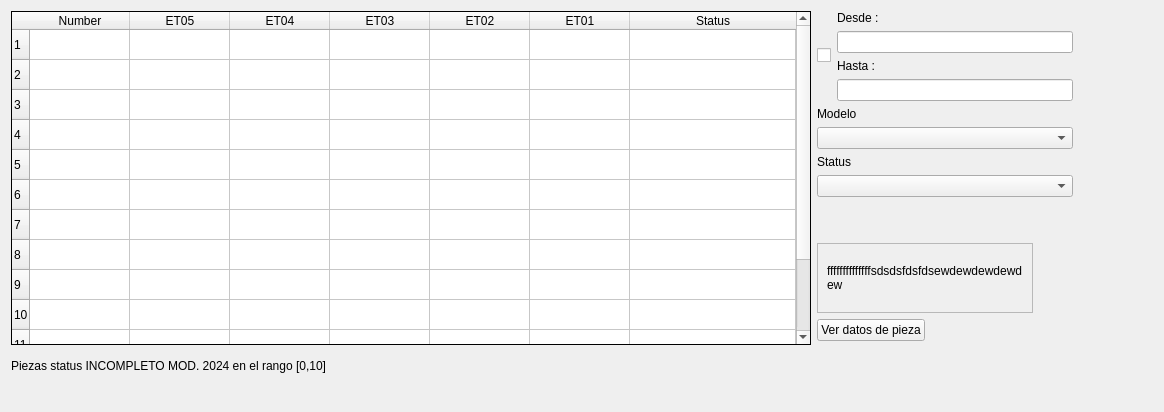
      <widget class="QWidget" name="tab_2">
       <property name="styleSheet">
        <string notr="true">#tab_2{
    border-image: url(:/dark_blue/img/CATbgrnd.jpg);
    border-repeat: no-repeat;
    border-position: center;
    border-attachment: fixed;
    border-size: cover; /* Opcional: ajusta el tamaño de la imagen para cubrir todo el área */
}</string>
       </property>
       <attribute name="title">
        <string>SQL Data</string>
       </attribute>
       <layout class="QGridLayout" name="gridLayout_5">
        <item row="0" column="0">
         <layout class="QGridLayout" name="gridLayout_2">
          <item row="0" column="2">
           <spacer name="horizontalSpacer_11">
            <property name="orientation">
             <enum>Qt::Horizontal</enum>
            </property>
            <property name="sizeType">
             <enum>QSizePolicy::Maximum</enum>
            </property>
            <property name="sizeHint" stdset="0">
             <size>
              <width>80</width>
              <height>20</height>
             </size>
            </property>
           </spacer>
          </item>
          <item row="0" column="0">
           <layout class="QVBoxLayout" name="verticalLayout_8">
            <item>
             <widget class="QTableWidget" name="dataTableSQL">
              <property name="sizePolicy">
               <sizepolicy hsizetype="Preferred" vsizetype="Expanding">
                <horstretch>0</horstretch>
                <verstretch>0</verstretch>
               </sizepolicy>
              </property>
              <property name="frameShape">
               <enum>QFrame::Panel</enum>
              </property>
              <property name="frameShadow">
               <enum>QFrame::Plain</enum>
              </property>
              <property name="lineWidth">
               <number>1</number>
              </property>
              <property name="midLineWidth">
               <number>2</number>
              </property>
              <property name="gridStyle">
               <enum>Qt::SolidLine</enum>
              </property>
              <property name="sortingEnabled">
               <bool>false</bool>
              </property>
              <property name="rowCount">
               <number>13</number>
              </property>
              <property name="columnCount">
               <number>7</number>
              </property>
              <attribute name="horizontalHeaderCascadingSectionResizes">
               <bool>true</bool>
              </attribute>
              <attribute name="horizontalHeaderHighlightSections">
               <bool>false</bool>
              </attribute>
              <attribute name="horizontalHeaderShowSortIndicator" stdset="0">
               <bool>false</bool>
              </attribute>
              <attribute name="horizontalHeaderStretchLastSection">
               <bool>true</bool>
              </attribute>
              <attribute name="verticalHeaderCascadingSectionResizes">
               <bool>true</bool>
              </attribute>
              <attribute name="verticalHeaderShowSortIndicator" stdset="0">
               <bool>false</bool>
              </attribute>
              <attribute name="verticalHeaderStretchLastSection">
               <bool>true</bool>
              </attribute>
              <row/>
              <row/>
              <row/>
              <row/>
              <row/>
              <row/>
              <row/>
              <row/>
              <row/>
              <row/>
              <row/>
              <row/>
              <row/>
              <column>
               <property name="text">
                <string>Number</string>
               </property>
              </column>
              <column>
               <property name="text">
                <string>ET05</string>
               </property>
              </column>
              <column>
               <property name="text">
                <string>ET04</string>
               </property>
              </column>
              <column>
               <property name="text">
                <string>ET03</string>
               </property>
              </column>
              <column>
               <property name="text">
                <string>ET02</string>
               </property>
              </column>
              <column>
               <property name="text">
                <string>ET01</string>
               </property>
              </column>
              <column>
               <property name="text">
                <string>Status</string>
               </property>
              </column>
             </widget>
            </item>
            <item>
             <layout class="QHBoxLayout" name="horizontalLayout_17">
              <item>
               <widget class="QLabel" name="label_info">
                <property name="text">
                 <string>Piezas status INCOMPLETO MOD. 2024 en el rango [0,10]</string>
                </property>
               </widget>
              </item>
              <item>
               <spacer name="verticalSpacer_15">
                <property name="orientation">
                 <enum>Qt::Vertical</enum>
                </property>
                <property name="sizeType">
                 <enum>QSizePolicy::Fixed</enum>
                </property>
                <property name="sizeHint" stdset="0">
                 <size>
                  <width>20</width>
                  <height>30</height>
                 </size>
                </property>
               </spacer>
              </item>
             </layout>
            </item>
            <item>
             <spacer name="horizontalSpacer_12">
              <property name="orientation">
               <enum>Qt::Horizontal</enum>
              </property>
              <property name="sizeType">
               <enum>QSizePolicy::Maximum</enum>
              </property>
              <property name="sizeHint" stdset="0">
               <size>
                <width>800</width>
                <height>20</height>
               </size>
              </property>
             </spacer>
            </item>
           </layout>
          </item>
          <item row="0" column="1">
           <layout class="QVBoxLayout" name="verticalLayout_9">
            <item>
             <layout class="QHBoxLayout" name="horizontalLayout_6">
              <item>
               <widget class="QCheckBox" name="checkBoxSQL">
                <property name="sizePolicy">
                 <sizepolicy hsizetype="Maximum" vsizetype="Fixed">
                  <horstretch>0</horstretch>
                  <verstretch>0</verstretch>
                 </sizepolicy>
                </property>
                <property name="text">
                 <string/>
                </property>
               </widget>
              </item>
              <item>
               <layout class="QVBoxLayout" name="verticalLayout_10">
                <item>
                 <widget class="QLabel" name="label_6">
                  <property name="text">
                   <string>Desde : </string>
                  </property>
                 </widget>
                </item>
                <item>
                 <widget class="QLineEdit" name="lineEditDesdeSQL">
                  <property name="sizePolicy">
                   <sizepolicy hsizetype="Ignored" vsizetype="Fixed">
                    <horstretch>0</horstretch>
                    <verstretch>0</verstretch>
                   </sizepolicy>
                  </property>
                 </widget>
                </item>
                <item>
                 <widget class="QLabel" name="label_7">
                  <property name="text">
                   <string>Hasta : </string>
                  </property>
                 </widget>
                </item>
                <item>
                 <widget class="QLineEdit" name="lineEditHastaSQL">
                  <property name="sizePolicy">
                   <sizepolicy hsizetype="Ignored" vsizetype="Fixed">
                    <horstretch>0</horstretch>
                    <verstretch>0</verstretch>
                   </sizepolicy>
                  </property>
                 </widget>
                </item>
               </layout>
              </item>
             </layout>
            </item>
            <item>
             <widget class="QLabel" name="labelModel_3">
              <property name="text">
               <string>Modelo</string>
              </property>
             </widget>
            </item>
            <item>
             <widget class="QComboBox" name="comboModelSQL">
              <property name="sizePolicy">
               <sizepolicy hsizetype="Minimum" vsizetype="Fixed">
                <horstretch>0</horstretch>
                <verstretch>0</verstretch>
               </sizepolicy>
              </property>
             </widget>
            </item>
            <item>
             <widget class="QLabel" name="labelStatus_3">
              <property name="text">
               <string>Status</string>
              </property>
             </widget>
            </item>
            <item>
             <widget class="QComboBox" name="comboStatusSQL">
              <property name="sizePolicy">
               <sizepolicy hsizetype="Minimum" vsizetype="Fixed">
                <horstretch>0</horstretch>
                <verstretch>0</verstretch>
               </sizepolicy>
              </property>
             </widget>
            </item>
            <item>
             <spacer name="verticalSpacer_5">
              <property name="orientation">
               <enum>Qt::Vertical</enum>
              </property>
              <property name="sizeHint" stdset="0">
               <size>
                <width>20</width>
                <height>40</height>
               </size>
              </property>
             </spacer>
            </item>
            <item>
             <layout class="QHBoxLayout" name="horizontalLayout_7">
              <item>
               <widget class="QScrollArea" name="scrollArea">
                <property name="widgetResizable">
                 <bool>true</bool>
                </property>
                <widget class="QWidget" name="scrollAreaWidgetContents">
                 <property name="geometry">
                  <rect>
                   <x>-34</x>
                   <y>0</y>
                   <width>220</width>
                   <height>50</height>
                  </rect>
                 </property>
                 <layout class="QVBoxLayout" name="verticalLayout_16">
                  <item>
                   <widget class="QLabel" name="labelDataSql">
                    <property name="text">
                     <string>ffffffffffffffsdsdsfdsfdsewdewdewdewd
ew</string>
                    </property>
                   </widget>
                  </item>
                 </layout>
                </widget>
               </widget>
              </item>
              <item>
               <spacer name="horizontalSpacer_13">
                <property name="orientation">
                 <enum>Qt::Horizontal</enum>
                </property>
                <property name="sizeType">
                 <enum>QSizePolicy::Maximum</enum>
                </property>
                <property name="sizeHint" stdset="0">
                 <size>
                  <width>40</width>
                  <height>20</height>
                 </size>
                </property>
               </spacer>
              </item>
             </layout>
            </item>
            <item>
             <layout class="QHBoxLayout" name="horizontalLayout_18">
              <item>
               <widget class="QPushButton" name="pb_getDatapz">
                <property name="text">
                 <string>Ver datos de pieza</string>
                </property>
               </widget>
              </item>
              <item>
               <spacer name="horizontalSpacer_28">
                <property name="orientation">
                 <enum>Qt::Horizontal</enum>
                </property>
                <property name="sizeType">
                 <enum>QSizePolicy::Expanding</enum>
                </property>
                <property name="sizeHint" stdset="0">
                 <size>
                  <width>40</width>
                  <height>20</height>
                 </size>
                </property>
               </spacer>
              </item>
             </layout>
            </item>
            <item>
             <spacer name="verticalSpacer_6">
              <property name="orientation">
               <enum>Qt::Vertical</enum>
              </property>
              <property name="sizeHint" stdset="0">
               <size>
                <width>20</width>
                <height>40</height>
               </size>
              </property>
             </spacer>
            </item>
            <item>
             <spacer name="horizontalSpacer_14">
              <property name="orientation">
               <enum>Qt::Horizontal</enum>
              </property>
              <property name="sizeType">
               <enum>QSizePolicy::Maximum</enum>
              </property>
              <property name="sizeHint" stdset="0">
               <size>
                <width>160</width>
                <height>20</height>
               </size>
              </property>
             </spacer>
            </item>
           </layout>
          </item>
         </layout>
        </item>
       </layout>
      </widget>
